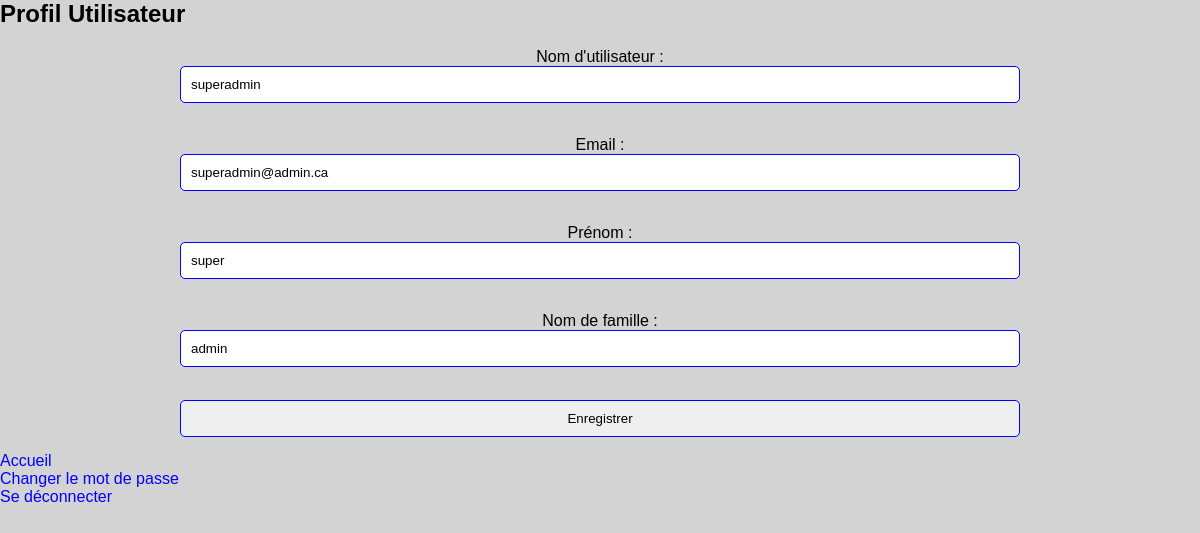
Page /pages/Profile.php (signed in) on the committed database.
### tables this page shows
CREATE TABLE `user` (
  `id` bigint(20) NOT NULL,
  `user_name` varchar(50) NOT NULL,
  `email` varchar(50) NOT NULL,
  `pwd` varchar(255) NOT NULL,
  `fname` varchar(50) NOT NULL,
  `lname` varchar(50) NOT NULL,
  `billing_address_id` bigint(20) NOT NULL,
  `shipping_address_id` bigint(20) NOT NULL,
  `token` varchar(255) NOT NULL,
  `role_id` bigint(20) NOT NULL
);

### pages/Profile.php (the view, shortened to what this page needs)
<?php
require_once('../Db/database.php');
$user_id = $_SESSION['user_id'];
$sql = "SELECT * FROM `user` WHERE `id` = $user_id";
$result = mysqli_query($conn, $sql);
$user = mysqli_fetch_assoc($result);
?>
<!DOCTYPE html>
<html lang="fr">
<head>
    <link rel="stylesheet" href="../style/style.css">
</head>
<body>
    <h2>Profil Utilisateur</h2>
    <form action="../functions/FonctionsUpdateProfil.php" method="post" enctype="multipart/form-data">
        <label for="user_name">Nom d'utilisateur :</label>
        <input type="text" name="user_name" value="<?php echo $user['user_name']; ?>" readonly>
        <br>
        <label for="email">Email :</label>
        <input type="email" name="email" value="<?php echo $user['email']; ?>">
        <br>
        <label for="fname">Prénom :</label>
        <input type="text" name="fname" value="<?php echo $user['fname']; ?>">
        <br>
        <label for="lname">Nom de famille :</label>
        <input type="text" name="lname" value="<?php echo $user['lname']; ?>">
        <br>
        <input type="submit" value="Enregistrer">
    </form>
    <a href="../index.php">Accueil</a>
    <br>
    <a href="../functions/FonctionsChangerMdp.php">Changer le mot de passe</a>
    <br>
    <a href="../Authentification/logout.php">Se déconnecter</a>
</body>
</html>

### style/style.css (style rules this page uses)
* { margin: 0; padding: 0; box-sizing: border-box; }
body { background-color: #d3d3d3; color: #000; font-family: Arial, sans-serif; }
a { color: #00f; text-decoration: none; }
form { margin-top: 20px; text-align: center; }
input, textarea, .button { padding: 10px; margin-bottom: 15px; width: 70%; border: 1px solid #00f; border-radius: 5px; box-sizing: border-box; display: block; margin-left: auto; margin-right: auto; }
label, h1, h2, h3, h4 { color: inherit; }

### rows in the picture
user: user_name "superadmin", email "superadmin@admin.ca", fname "super", lname "admin"
